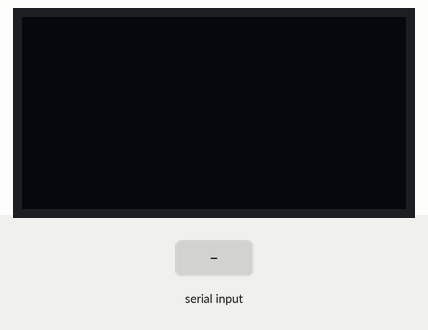
Simulated run of this sketch. Board: Arduino Uno, built with avr-gcc and run on an emulated ATmega328P. Shown: 128×64 one-colour display. The inputs (shaded band) are chosen by the test bench.

Above: at 1.2 s.
1.3 s: "1" received over Serial
At 2.7 s:
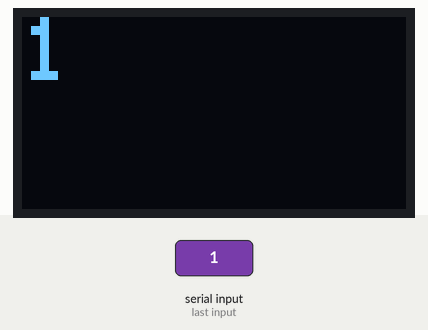
3.8 s: "0" received over Serial
At 5.8 s:
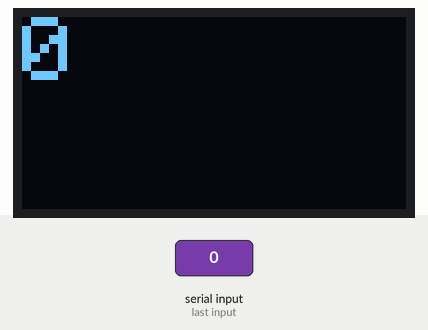
6.3 s: "2" received over Serial
At 7.7 s:
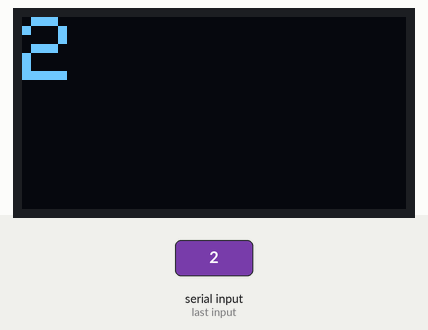
Timing chart, 0 to 9.3 s (numbered marks = the images above; inputs shaded):
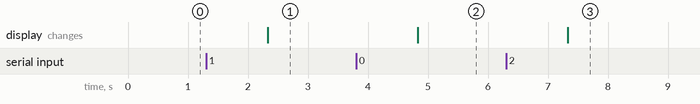

Measured:
- after the input at 1.3 s, the display: changes after 1.0 s (image 1)
- after the input at 3.8 s, the display: changes after 1.0 s (image 2)
- after the input at 6.3 s, the display: changes after 1.0 s (image 3)

The sketch:

Lab8exercise2-S.ino
```cpp
#include <SPI.h>
#include <Wire.h>
#include <Adafruit_GFX.h>
#include <Adafruit_SSD1306.h>

#define SCREEN_WIDTH 128 // OLED display width, in pixels
#define SCREEN_HEIGHT 64 // OLED display height, in pixels
#define OLED_RESET -1
Adafruit_SSD1306 display(SCREEN_WIDTH, SCREEN_HEIGHT, &Wire, OLED_RESET);


void setup() {
  Serial.begin(9600);
  display.begin(SSD1306_SWITCHCAPVCC, 0x3c); //initialize I2C addr 0x3c
  display.clearDisplay();
}

void loop() {
  if(Serial.available()){
    String c;
    c = Serial.readString();
    display.clearDisplay();
    display.setTextSize(3);
    display.setTextColor(WHITE);
    display.setCursor(0,0);
    display.print(c);

    display.display();


  }
}
```
